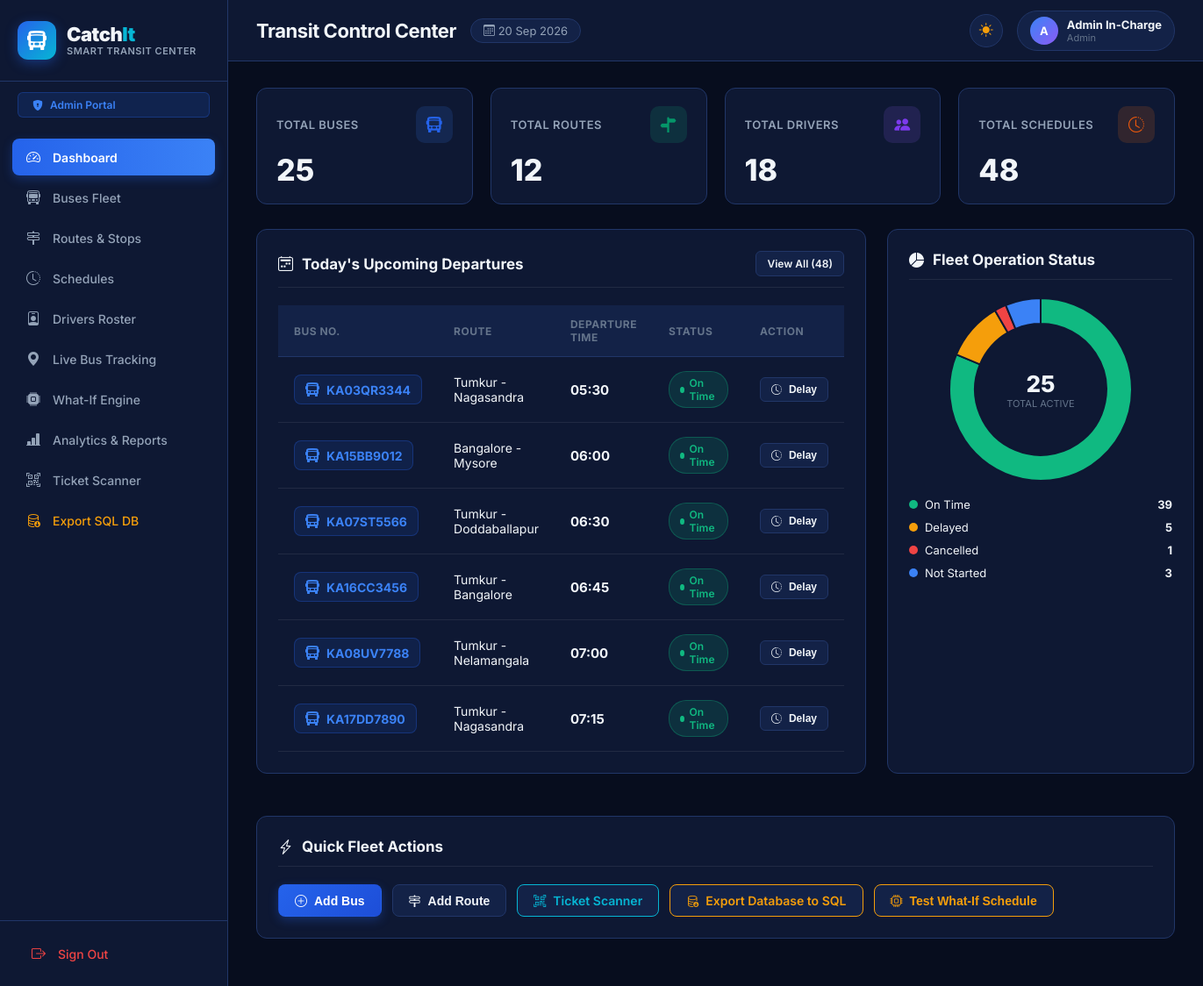
The page /admin (signed in) on the database its author committed.
### tables this page shows
CREATE TABLE schedules (
        schedule_id INTEGER PRIMARY KEY AUTOINCREMENT,
        bus_id INTEGER NOT NULL,
        route_id INTEGER NOT NULL,
        driver_id INTEGER,
        departure_time TEXT NOT NULL,
        arrival_time TEXT NOT NULL,
        status TEXT NOT NULL DEFAULT 'On Time' CHECK(status IN ('On Time', 'Delayed', 'Cancelled', 'Not Started')),
        occupancy TEXT NOT NULL DEFAULT 'Low' CHECK(occupancy IN ('Low', 'Medium', 'High', 'Full')),
        delay_minutes INTEGER NOT NULL DEFAULT 0,
        delay_reason TEXT,
        fare REAL NOT NULL DEFAULT 120.0,
        FOREIGN KEY (bus_id) REFERENCES buses(bus_id),
        FOREIGN KEY (route_id) REFERENCES routes(route_id),
        FOREIGN KEY (driver_id) REFERENCES users(id)
    );

CREATE TABLE buses (
        bus_id INTEGER PRIMARY KEY AUTOINCREMENT,
        bus_number TEXT UNIQUE NOT NULL,
        bus_type TEXT NOT NULL,
        capacity INTEGER NOT NULL,
        status TEXT NOT NULL DEFAULT 'Active' CHECK(status IN ('Active', 'Maintenance', 'Out of Service'))
    );

CREATE TABLE routes (
        route_id INTEGER PRIMARY KEY AUTOINCREMENT,
        route_name TEXT NOT NULL,
        source TEXT NOT NULL,
        destination TEXT NOT NULL,
        distance_km INTEGER NOT NULL,
        base_fare REAL NOT NULL DEFAULT 80.0
    );

### app.py (the view)
@app.route('/admin')
@role_required('admin')
def admin_dashboard():
    conn = get_db()
    cursor = conn.cursor()
    cursor.execute("SELECT COUNT(*) AS c FROM buses")
    total_buses = cursor.fetchone()['c']
    cursor.execute("SELECT COUNT(*) AS c FROM routes")
    total_routes = cursor.fetchone()['c']
    cursor.execute("SELECT COUNT(*) AS c FROM users WHERE role = 'driver'")
    total_drivers = cursor.fetchone()['c']
    cursor.execute("SELECT COUNT(*) AS c FROM schedules")
    total_schedules = cursor.fetchone()['c']
    cursor.execute("""
    SELECT s.*, b.bus_number, b.bus_type, r.route_name
    FROM schedules s
    JOIN buses b ON s.bus_id = b.bus_id
    JOIN routes r ON s.route_id = r.route_id
    ORDER BY s.departure_time ASC
    LIMIT 6
    """)
    upcoming_departures = cursor.fetchall()
    cursor.execute("SELECT status, COUNT(*) AS count FROM schedules GROUP BY status")
    status_rows = cursor.fetchall()
    status_counts = {'On Time': 18, 'Delayed': 4, 'Cancelled': 1, 'Not Started': 2}
    for row in status_rows:
        if row['status'] in status_counts:
            status_counts[row['status']] = row['count']
    conn.close()
    return render_template('admin_dashboard.html',
                           total_buses=total_buses,
                           total_routes=total_routes,
                           total_drivers=total_drivers,
                           total_schedules=total_schedules,
                           upcoming_departures=upcoming_departures,
                           status_counts=status_counts)

### app.py (called while the page is built, shortened)
def role_required(*allowed_roles):
    def decorator(f):
        @wraps(f)
        def decorated_function(*args, **kwargs):
            if 'user_id' not in session:
                flash('Please log in first.', 'warning')
                return redirect(url_for('login'))
            return f(*args, **kwargs)
        return decorated_function
    return decorator

@app.context_processor
def inject_user():
    return {
        'current_user': {
            'id': session.get('user_id'),
            'name': session.get('name', 'Guest'),
            'email': session.get('email'),
            'role': session.get('role'),
            'license_number': session.get('license_number')
        },
        'today_date': datetime.now().strftime("%d %b %Y"),
        'today_iso': date.today().isoformat()
    }

### models.py (called while the page is built)
def using_mysql():
    return DATABASE_BACKEND == 'mysql'

def dict_factory(cursor, row):
    fields = [col[0] for col in cursor.description]
    return {key: value for key, value in zip(fields, row)}

def get_db():
    if using_mysql():
        _ensure_mysql_database()
        return _mysql_connection()
    conn = sqlite3.connect(DB_PATH)
    conn.row_factory = dict_factory
    conn.execute("PRAGMA foreign_keys = ON")
    return conn

### templates/admin_dashboard.html (shortened to what this page needs)
{% extends "base.html" %}
{% block page_title %}Transit Control Center{% endblock %}
{% block content %}
<div class="stat-grid">
    <div class="stat-card">
        <div class="stat-card-header">
            <span class="stat-label">Total Buses</span>
            <div class="stat-icon blue"><i class="bi bi-bus-front-fill"></i></div>
        </div>
        <div class="stat-value">{{ total_buses }}</div>
    </div>
    <div class="stat-card">
        <div class="stat-card-header">
            <span class="stat-label">Total Routes</span>
            <div class="stat-icon green"><i class="bi bi-signpost-split-fill"></i></div>
        </div>
        <div class="stat-value">{{ total_routes }}</div>
    </div>
    <div class="stat-card">
        <div class="stat-card-header">
            <span class="stat-label">Total Drivers</span>
            <div class="stat-icon purple"><i class="bi bi-people-fill"></i></div>
        </div>
        <div class="stat-value">{{ total_drivers }}</div>
    </div>
    <div class="stat-card">
        <div class="stat-card-header">
            <span class="stat-label">Total Schedules</span>
            <div class="stat-icon orange"><i class="bi bi-clock-history"></i></div>
        </div>
        <div class="stat-value">{{ total_schedules }}</div>
    </div>
</div>
<div style="display: grid; grid-template-columns: 2fr 1fr; gap: 24px; margin-bottom: 24px;">
    <div class="panel">
        <div class="panel-header">
            <div class="panel-title">
                <i class="bi bi-calendar2-week"></i> Today's Upcoming Departures
            </div>
            <a href="{{ url_for('admin_schedules') }}" class="btn btn-secondary btn-sm">View All ({{ total_schedules }})</a>
        </div>
        <div class="table-responsive">
            <table class="custom-table">
                <thead>
                    <tr>
                        <th>Bus No.</th>
                        <th>Route</th>
                        <th>Departure Time</th>
                        <th>Status</th>
                        <th>Action</th>
                    </tr>
                </thead>
                <tbody>
                    {% for dep in upcoming_departures %}
                    <tr>
                        <td>
                            <span class="bus-vehicle-badge"><i class="bi bi-bus-front-fill"></i> {{ dep.bus_number }}</span>
                        </td>
                        <td>{{ dep.route_name }}</td>
                        <td><span style="font-weight: 700; font-size: 15px;">{{ dep.departure_time }}</span></td>
                        <td>
                            {% if dep.status == 'On Time' %}
                                <span class="badge badge-ontime"><span class="badge-dot"></span> On Time</span>
                            {% elif dep.status == 'Delayed' %}
                                <span class="badge badge-delayed"><span class="badge-dot"></span> Delayed ({{ dep.delay_minutes }}m)</span>
                            {% elif dep.status == 'Cancelled' %}
                                <span class="badge badge-cancelled"><span class="badge-dot"></span> Cancelled</span>
                            {% else %}
                                <span class="badge badge-notstarted"><span class="badge-dot"></span> Not Started</span>
                            {% endif %}
                        </td>
                        <td>
                            <button class="btn btn-secondary btn-sm" onclick="openDelayModal({{ dep.schedule_id }}, '{{ dep.bus_number }}', {{ dep.delay_minutes }})">
                                <i class="bi bi-clock-history"></i> Delay
                            </button>
                        </td>
                    </tr>
                    {% endfor %}
                </tbody>
            </table>
        </div>
    </div>
    <div class="panel">
        <div class="panel-header">
            <div class="panel-title">
                <i class="bi bi-pie-chart-fill"></i> Fleet Operation Status
            </div>
        </div>
        <div style="position: relative; height: 210px; display: flex; align-items: center; justify-content: center;">
            <canvas id="statusDonutChart"></canvas>
            <div style="position: absolute; text-align: center; pointer-events: none;">
                <div style="font-size: 26px; font-weight: 800; color: var(--text-main);">{{ total_buses }}</div>
                <div style="font-size: 11px; color: var(--text-dim); text-transform: uppercase;">Total Active</div>
            </div>
        </div>
        <div style="display: flex; flex-direction: column; gap: 10px; margin-top: 18px; font-size: 13px;">
            <div style="display: flex; justify-content: space-between; align-items: center;">
                <span style="display: flex; align-items: center; gap: 8px;">
                    <span style="width: 10px; height: 10px; border-radius: 50%; background: #10B981;"></span> On Time
                </span>
                <strong>{{ status_counts['On Time'] }}</strong>
            </div>
            <div style="display: flex; justify-content: space-between; align-items: center;">
                <span style="display: flex; align-items: center; gap: 8px;">
                    <span style="width: 10px; height: 10px; border-radius: 50%; background: #F59E0B;"></span> Delayed
                </span>
                <strong>{{ status_counts['Delayed'] }}</strong>
            </div>
            <div style="display: flex; justify-content: space-between; align-items: center;">
                <span style="display: flex; align-items: center; gap: 8px;">
                    <span style="width: 10px; height: 10px; border-radius: 50%; background: #EF4444;"></span> Cancelled
                </span>
                <strong>{{ status_counts['Cancelled'] }}</strong>
            </div>
            <div style="display: flex; justify-content: space-between; align-items: center;">
                <span style="display: flex; align-items: center; gap: 8px;">
                    <span style="width: 10px; height: 10px; border-radius: 50%; background: #3B82F6;"></span> Not Started
                </span>
                <strong>{{ status_counts['Not Started'] }}</strong>
            </div>
        </div>
    </div>
</div>
<div class="panel">
    <div class="panel-header">
        <div class="panel-title"><i class="bi bi-lightning-charge"></i> Quick Fleet Actions</div>
    </div>
    <div style="display: flex; gap: 12px; flex-wrap: wrap;">
        <button class="btn btn-primary" onclick="openModal('addBusModal')">
            <i class="bi bi-plus-circle"></i> Add Bus
        </button>
        <button class="btn btn-secondary" onclick="openModal('addRouteModal')">
            <i class="bi bi-signpost-2"></i> Add Route
        </button>
        <a href="{{ url_for('ticket_scanner') }}" class="btn btn-secondary" style="border-color: var(--accent-cyan); color: var(--accent-cyan);">
            <i class="bi bi-qr-code-scan"></i> Ticket Scanner
        </a>
        <a href="{{ url_for('export_sql') }}" class="btn btn-secondary" style="border-color: var(--accent-gold); color: var(--accent-gold);">
            <i class="bi bi-database-down"></i> Export Database to SQL
        </a>
        <button class="btn btn-secondary" onclick="window.location.href='{{ url_for('admin_what_if') }}'" style="border-color: #F59E0B; color: #F59E0B;">
            <i class="bi bi-cpu"></i> Test What-If Schedule
        </button>
    </div>
</div>
{% endblock %}

### static/css/style.css (style rules this page uses)
:root, [data-theme="dark"] { --bg-dark: #070D1E; --bg-surface: #0E1833; --bg-card: #132247; --bg-hover: #1A2D5C; --border-color: #213668; --border-light: rgba(255, 255, 255, 0.08); --primary: #2563EB; --primary-light: #3B82F6; --accent-cyan: #06B6D4; --accent-indigo: #6366F1; --accent-gold: #F59E0B; --text-main: #F1F5F9; --text-muted: #94A3B8; --text-dim: #64748B; --status-ontime: #10B981; --status-delayed: #F59E0B; --status-cancelled: #EF4444; --status-notstarted: #3B82F6; --seat-available: #1E293B; --seat-available-border: #3B82F6; --seat-booked: #334155; --seat-selected: #2563EB; --font-sans: 'Inter', system-ui, -apple-system, BlinkMacSystemFont, "Segoe UI", Roboto, sans-serif; }
* { box-sizing: border-box; margin: 0; padding: 0; transition: background-color 0.25s ease, border-color 0.25s ease, color 0.2s ease; }
body { font-family: var(--font-sans); background-color: var(--bg-dark); color: var(--text-main); min-height: 100vh; display: flex; flex-direction: column; overflow-x: hidden; }
a { color: var(--primary-light); text-decoration: none; transition: all 0.2s ease; }
.stat-grid { display: grid; grid-template-columns: repeat(auto-fit, minmax(220px, 1fr)); gap: 20px; margin-bottom: 28px; }
.stat-card { background: var(--bg-surface); border: 1px solid var(--border-color); border-radius: 12px; padding: 20px 22px; transition: transform 0.2s, box-shadow 0.2s; }
.stat-card-header { display: flex; justify-content: space-between; align-items: center; margin-bottom: 12px; }
.stat-label { font-size: 13px; color: var(--text-muted); font-weight: 600; text-transform: uppercase; letter-spacing: 0.5px; }
.stat-icon { width: 42px; height: 42px; border-radius: 10px; display: flex; align-items: center; justify-content: center; font-size: 18px; }
.stat-icon.blue { background: rgba(59, 130, 246, 0.15); color: #2563EB; }
.stat-icon.green { background: rgba(16, 185, 129, 0.15); color: #059669; }
.stat-icon.purple { background: rgba(139, 92, 246, 0.15); color: #7C3AED; }
.stat-icon.orange { background: rgba(249, 115, 22, 0.15); color: #EA580C; }
.stat-value { font-size: 34px; font-weight: 800; color: var(--text-main); line-height: 1.1; }
.panel { background: var(--bg-surface); border: 1px solid var(--border-color); border-radius: 12px; padding: 24px; margin-bottom: 24px; }
.panel-header { display: flex; justify-content: space-between; align-items: center; margin-bottom: 20px; padding-bottom: 12px; border-bottom: 1px solid var(--border-light); }
.panel-title { font-size: 17px; font-weight: 700; display: flex; align-items: center; gap: 10px; color: var(--text-main); }
.table-responsive { width: 100%; overflow-x: auto; }
.custom-table { width: 100%; border-collapse: separate; border-spacing: 0; font-size: 14px; }
.custom-table th { background: var(--bg-card); color: var(--text-dim); font-size: 12px; font-weight: 700; text-transform: uppercase; letter-spacing: 0.5px; padding: 14px 18px; text-align: left; border-bottom: 1px solid var(--border-color); }
.custom-table td { padding: 16px 18px; color: var(--text-main); border-bottom: 1px solid var(--border-light); vertical-align: middle; }
.badge { display: inline-flex; align-items: center; gap: 6px; padding: 5px 12px; border-radius: 20px; font-size: 12px; font-weight: 600; }
.badge-dot { width: 7px; height: 7px; border-radius: 50%; }
.badge-ontime { background: rgba(16, 185, 129, 0.15); color: var(--status-ontime); border: 1px solid rgba(16, 185, 129, 0.3); }
.badge-ontime .badge-dot { background: var(--status-ontime); }
.bus-vehicle-badge { display: inline-flex; align-items: center; gap: 8px; padding: 6px 12px; background: rgba(37, 99, 235, 0.12); border: 1px solid rgba(37, 99, 235, 0.3); border-radius: 8px; font-weight: 700; color: var(--primary-light); }
.bus-vehicle-badge i { font-size: 16px; }
.btn { display: inline-flex; align-items: center; justify-content: center; gap: 8px; padding: 9px 18px; border-radius: 8px; font-size: 14px; font-weight: 600; cursor: pointer; border: 1px solid transparent; transition: all 0.2s ease; }
.btn-primary { background: linear-gradient(135deg, #2563EB, #1D4ED8); color: #FFFFFF; box-shadow: 0 4px 12px rgba(37, 99, 235, 0.3); }
.btn-secondary { background: var(--bg-card); border: 1px solid var(--border-color); color: var(--text-main); }
.btn-sm { padding: 6px 12px; font-size: 12px; border-radius: 6px; }

### rows shown on the page
schedules: bus_number "KA03QR3344", route_name "Tumkur - Nagasandra", departure_time "05:30", status "On Time" (drawn)
schedules: bus_number "KA15BB9012", route_name "Bangalore - Mysore", departure_time "06:00", status "On Time" (drawn)
schedules: bus_number "KA07ST5566", route_name "Tumkur - Doddaballapur", departure_time "06:30", status "On Time" (drawn)
schedules: bus_number "KA16CC3456", route_name "Tumkur - Bangalore", departure_time "06:45", status "On Time" (drawn)
schedules: bus_number "KA08UV7788", route_name "Tumkur - Nelamangala", departure_time "07:00", status "On Time" (drawn)
schedules: bus_number "KA17DD7890", route_name "Tumkur - Nagasandra", departure_time "07:15", status "On Time" (drawn)

### other values the page prints
{{ current_user.role|title }} "Admin"
{{ current_user.name[0] }} "A"
{{ current_user.name }} "Admin In-Charge"
{{ total_buses }} "25"
{{ total_routes }} "12"
{{ total_drivers }} "18"
{{ total_schedules }} "48"
{{ status_counts['On Time'] }} "39"
{{ status_counts['Delayed'] }} "5"
{{ status_counts['Cancelled'] }} "1"
{{ status_counts['Not Started'] }} "3"
chart data {{ status_counts['On Time'] }} 39
chart data {{ status_counts['Delayed'] }} 5
chart data {{ status_counts['Cancelled'] }} 1
chart data {{ status_counts['Not Started'] }} 3
